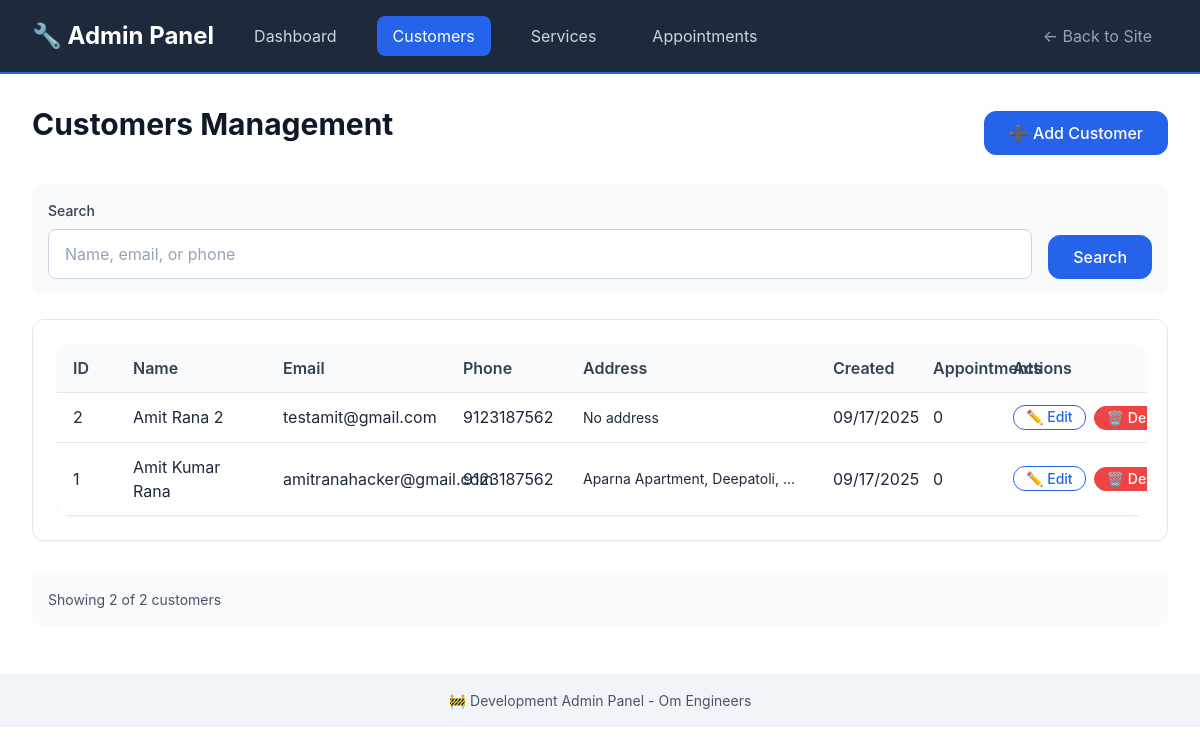
The page /admin/customers on the database its author committed.
### models/customer_db.py (models this page shows, shortened)
class Customer(db.Model):
    __tablename__ = 'customers'
    id: Mapped[int] = mapped_column(primary_key=True)
    name: Mapped[str] = mapped_column(String(100), nullable=False)
    email: Mapped[str] = mapped_column(String(120), nullable=True, index=True)
    phone: Mapped[str] = mapped_column(String(20), nullable=False, index=True)
    address: Mapped[str] = mapped_column(Text, nullable=True)
    created_at: Mapped[datetime] = mapped_column(DateTime, default=datetime.utcnow)
    updated_at: Mapped[datetime] = mapped_column(DateTime, default=datetime.utcnow, onupdate=datetime.utcnow)
    appointments = db.relationship('Appointment', back_populates='customer', cascade='all, delete-orphan')

### routes/admin.py (the view, shortened to what this page needs)
@admin_bp.route('/customers')
def customers():
    search = request.args.get('search', '')
    page = request.args.get('page', 1, type=int)
    query = Customer.query
    customers = query.order_by(Customer.created_at.desc()).paginate(
        page=page, per_page=20, error_out=False
    )
    return render_template('admin/customers.html', customers=customers, search=search)

### templates/admin/customers.html (shortened to what this page needs)
{% extends "admin/base.html" %}
{% block content %}
<div style="display: flex; justify-content: space-between; align-items: center; margin-bottom: var(--space-6);">
    <h1>Customers Management</h1>
    <a href="{{ url_for('admin.new_customer') }}" class="btn btn-primary">➕ Add Customer</a>
</div>
<div class="filters">
    <form method="GET" style="display: flex; gap: var(--space-4); align-items: end; flex-wrap: wrap; width: 100%;">
        <div style="flex: 1; min-width: 200px;">
            <label for="search" class="form-label">Search</label>
            <input type="text" id="search" name="search" class="form-input"
                   placeholder="Name, email, or phone" value="{{ search }}">
        </div>
        <button type="submit" class="btn btn-primary">Search</button>
    </form>
</div>
{% if customers.items %}
<div class="card">
    <table class="admin-table">
        <thead>
            <tr>
                <th>ID</th>
                <th>Name</th>
                <th>Email</th>
                <th>Phone</th>
                <th>Address</th>
                <th>Created</th>
                <th>Appointments</th>
                <th>Actions</th>
            </tr>
        </thead>
        <tbody>
            {% for customer in customers.items %}
            <tr>
                <td>{{ customer.id }}</td>
                <td>{{ customer.name }}</td>
                <td>{{ customer.email }}</td>
                <td>{{ customer.phone }}</td>
                <td class="address-column">
                    <div style="max-width: 250px; overflow: hidden; text-overflow: ellipsis; white-space: nowrap;"
                         title="{{ customer.address or 'No address provided' }}">
                        {{ customer.address or 'No address' }}
                    </div>
                </td>
                <td>{{ customer.created_at.strftime('%m/%d/%Y') }}</td>
                <td>{{ customer.appointments|length }}</td>
                <td>
                    <div style="display: flex; gap: var(--space-2);">
                        <a href="{{ url_for('admin.edit_customer', customer_id=customer.id) }}"
                           class="btn btn-sm btn-outline">✏️ Edit</a>
                        <form method="POST" action="{{ url_for('admin.delete_customer', customer_id=customer.id) }}"
                              style="display: inline;"
                              onsubmit="return confirm('Are you sure you want to delete this customer? This will also delete all their appointments!')">
                            <button type="submit" class="btn btn-sm btn-danger">🗑️ Delete</button>
                        </form>
                    </div>
                </td>
            </tr>
            {% endfor %}
        </tbody>
    </table>
</div>
{% endif %}
<div style="margin-top: var(--space-8); padding: var(--space-4); background: var(--gray-50); border-radius: var(--border-radius);">
    <p style="margin: 0; color: var(--gray-600); font-size: var(--font-size-sm);">
        Showing {{ customers.items|length }} of {{ customers.total }} customers
    </p>
</div>
{% endblock %}

### templates/admin/base.html (shortened to what this page needs)
<!DOCTYPE html>
<html lang="en">
<head>
    <link rel="stylesheet" href="{{ url_for('static', filename='css/main.css') }}">
</head>
<body>
    <header class="admin-header">
        <div class="container">
            <div class="admin-nav">
                <h2 style="color: var(--white); margin: 0;">🔧 Admin Panel</h2>
                <a href="{{ url_for('admin.index') }}" class="{% if request.endpoint == 'admin.index' %}active{% endif %}">Dashboard</a>
                <a href="{{ url_for('admin.customers') }}" class="{% if 'customers' in request.endpoint %}active{% endif %}">Customers</a>
                <a href="{{ url_for('admin.services') }}" class="{% if 'services' in request.endpoint %}active{% endif %}">Services</a>
                <a href="{{ url_for('admin.appointments') }}" class="{% if 'appointments' in request.endpoint %}active{% endif %}">Appointments</a>
                <div style="margin-left: auto;">
                    <a href="{{ url_for('main.index') }}" style="color: var(--gray-400);">← Back to Site</a>
                </div>
            </div>
        </div>
    </header>
    <main class="admin-content">
        <div class="container">
            {% block content %}{% endblock %}
        </div>
    </main>
    <footer style="background-color: var(--gray-100); padding: var(--space-4) 0; text-align: center; color: var(--gray-600);">
        <div class="container">
            <p style="margin: 0; font-size: var(--font-size-sm);">
                🚧 Development Admin Panel - {{ config.APP_NAME }}
            </p>
        </div>
    </footer>
</body>
</html>

### templates/admin/base.html (style rules this page uses)
.admin-header { background-color: var(--gray-800); color: var(--white); padding: var(--space-4) 0; border-bottom: 2px solid var(--primary-color); }
.admin-nav { display: flex; gap: var(--space-6); align-items: center; }
.admin-nav a { color: var(--gray-300); text-decoration: none; padding: var(--space-2) var(--space-4); border-radius: var(--border-radius); transition: all 0.2s ease; }
.admin-nav a:hover, .admin-nav a.active { background-color: var(--primary-color); color: var(--white); }
.admin-content { padding: var(--space-8) 0; min-height: calc(100vh - 200px); }
.admin-table { width: 100%; border-collapse: collapse; background: var(--white); box-shadow: var(--shadow-sm); border-radius: var(--border-radius-lg); overflow: hidden; }
.admin-table th, .admin-table td { padding: var(--space-3) var(--space-4); text-align: left; border-bottom: 1px solid var(--gray-200); }
.admin-table th { background-color: var(--gray-50); font-weight: var(--font-weight-semibold); color: var(--gray-700); }
.btn-sm { padding: var(--space-1) var(--space-3); font-size: var(--font-size-sm); min-height: auto; }
.btn-danger { background-color: var(--error-color); border-color: var(--error-color); color: var(--white); }
.filters { background: var(--gray-50); padding: var(--space-4); border-radius: var(--border-radius); margin-bottom: var(--space-6); display: flex; gap: var(--space-4); align-items: end; flex-wrap: wrap; }

### templates/admin/customers.html (style rules this page uses)
.admin-table { min-width: 800px; table-layout: fixed; }
.admin-table th:nth-child(1) { width: 60px; }
.admin-table th:nth-child(2) { width: 150px; }
.admin-table th:nth-child(3) { width: 180px; }
.admin-table th:nth-child(4) { width: 120px; }
.admin-table th:nth-child(5) { width: 250px; }
.admin-table th:nth-child(6) { width: 100px; }
.admin-table th:nth-child(7) { width: 80px; }
.admin-table th:nth-child(8) { width: 150px; }
.address-column { font-size: var(--font-size-sm); }
@media (max-width: 1200px) { .card { overflow-x: auto; } }
@media (max-width: 1200px) { .admin-table { min-width: 1000px; } }

### rows shown on the page
Customer: id "2", name "Amit Rana 2", email "testamit@gmail.com", phone "9123187562", address "No address", created_at "09/17/2025", appointments|length "0"
Customer: id "1", name "Amit Kumar Rana", email "amitranahacker@gmail.com", phone "9123187562", address "Aparna Apartment, Deepatoli,…", created_at "09/17/2025", appointments|length "0"

### other values the page prints
{{ customers.items|length }} "2"
{{ customers.total }} "2"
{{ config.APP_NAME }} "Om Engineers"
